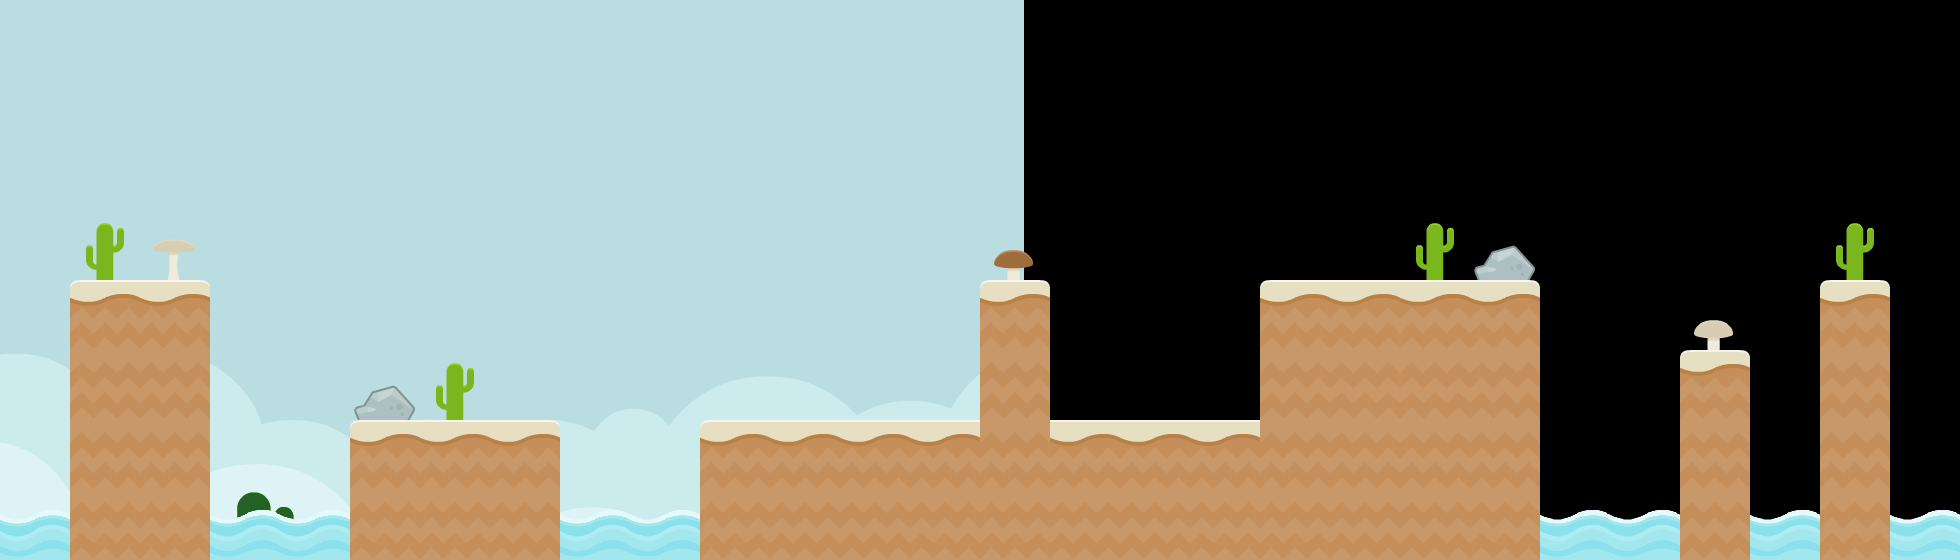

A 2D game scene composited from a Tiled map and its tileset images. What follows is a short description and the map's XML, with each tile layer's data collapsed to a summary:
An orthogonal 28x8 tile map with 70x70 px tiles, 3 tile layers (tiles_background, tiles_terrain, tiles_foreground), 2 image layers and 13 objects (7x SAND, 3x clickable, start, target, effect_clouds).

<map version="1.0" orientation="orthogonal" renderorder="right-down" width="28" height="8" tilewidth="70" tileheight="70" nextobjectid="176">
 <properties>
  <property name="blocks" value="metal_pyramid,metal_pyramid,metal_pyramid,metal_pyramid,stone_square_small_triangle_left,stone_square_small_triangle_left,stone_square_small_triangle_left,stone_square_small_triangle_left" />
  <property name="music" value="subdued_theme" />
 </properties>
 <tileset firstgid="1" name="tiles" tilewidth="70" tileheight="70" spacing="4" margin="2" tilecount="117">
  <image source="../../graphics/tiles.png" width="962" height="666" />
  <tile id="114">
   <animation>
    <frame tileid="114" duration="100" />
    <frame tileid="115" duration="100" />
    <frame tileid="116" duration="100" />
    <frame tileid="115" duration="100" />
   </animation>
  </tile>
 </tileset>
 <imagelayer name="background_b" x="1024" y="-300">
  <image source="../../graphics/backgrounds/colored_desert.png" />
 </imagelayer>
 <imagelayer name="background_a" y="-301">
  <image source="../../graphics/backgrounds/colored_desert.png" />
 </imagelayer>
 <layer name="tiles_background" width="30" height="8">
  <data>[240 cells, 18 non-empty, 6 distinct tile ids]</data>
 </layer>
 <layer name="tiles_terrain" width="30" height="8">
  <data>[240 cells, 55 non-empty, 5 distinct tile ids]</data>
 </layer>
 <layer name="tiles_foreground" width="30" height="8">
  <data>[240 cells, 0 non-empty, 0 distinct tile ids]</data>
 </layer>
 <objectgroup name="terrain">
  <object id="169" type="SAND" x="70" y="280">
   <polygon points="0,0 140,0 140,280 0,280" />
  </object>
  <object id="170" type="SAND" x="350" y="420">
   <polygon points="0,0 210,0 210,140 0,140" />
  </object>
  <object id="171" type="SAND" x="700" y="420">
   <polygon points="0,0 840,0 840,140 0,140" />
  </object>
  <object id="172" type="SAND" x="980" y="280">
   <polygon points="0,0 70,0 70,140 0,140" />
  </object>
  <object id="173" type="SAND" x="1260" y="280">
   <polygon points="0,0 280,0 280,140 0,140" />
  </object>
  <object id="174" type="SAND" x="1680" y="560">
   <polygon points="0,0 0,-210 70,-210 70,0" />
  </object>
  <object id="175" type="SAND" x="1820" y="280">
   <polygon points="0,0 70,0 70,280 0,280" />
  </object>
 </objectgroup>
 <objectgroup name="entities">
  <properties>
   <property name="blocks" value="wood_square_small_triangle_left,stone_square_small_triangle_left,stone_square" />
   <property name="music" value="happy_level" />
  </properties>
  <object id="4" name="start" type="start" x="420" y="350" width="70" height="70" />
  <object id="5" name="target" type="target" x="1330" y="210" width="70" height="70" />
  <object id="141" type="clickable" x="157.5" y="227.5" width="35" height="35">
   <properties>
    <property name="effect" value="mushroom_brown" />
   </properties>
  </object>
  <object id="162" type="clickable" x="997.5" y="245" width="35" height="35">
   <properties>
    <property name="effect" value="mushroom_brown" />
   </properties>
  </object>
  <object id="163" type="clickable" x="1697.5" y="315" width="35" height="35">
   <properties>
    <property name="effect" value="mushroom_white" />
   </properties>
  </object>
 </objectgroup>
 <objectgroup name="background_effects">
  <object id="11" type="effect_clouds" x="350" y="0" width="1540" height="140" />
 </objectgroup>
 <objectgroup name="foreground_effects" />
 <objectgroup name="npc" />
</map>
